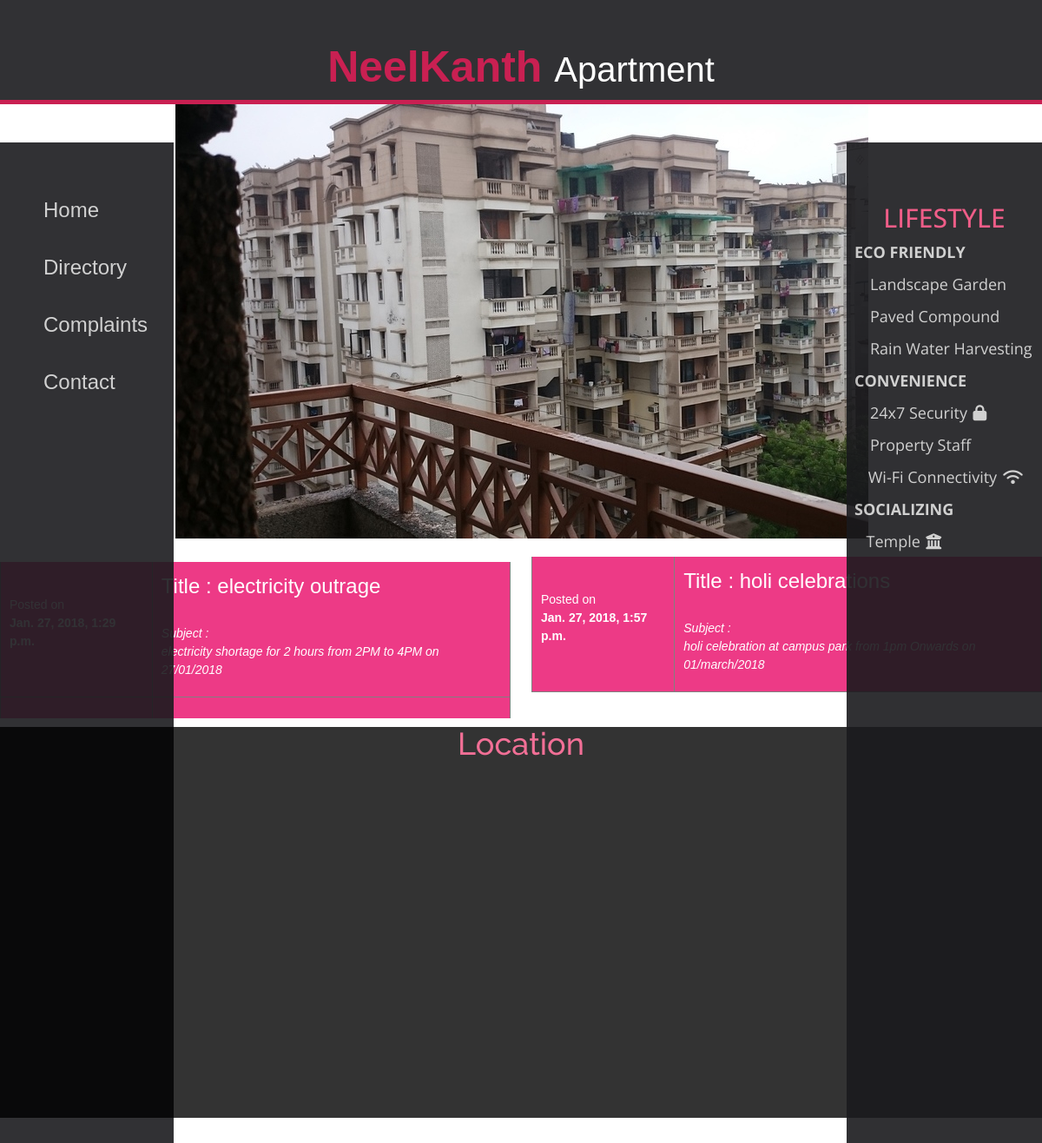
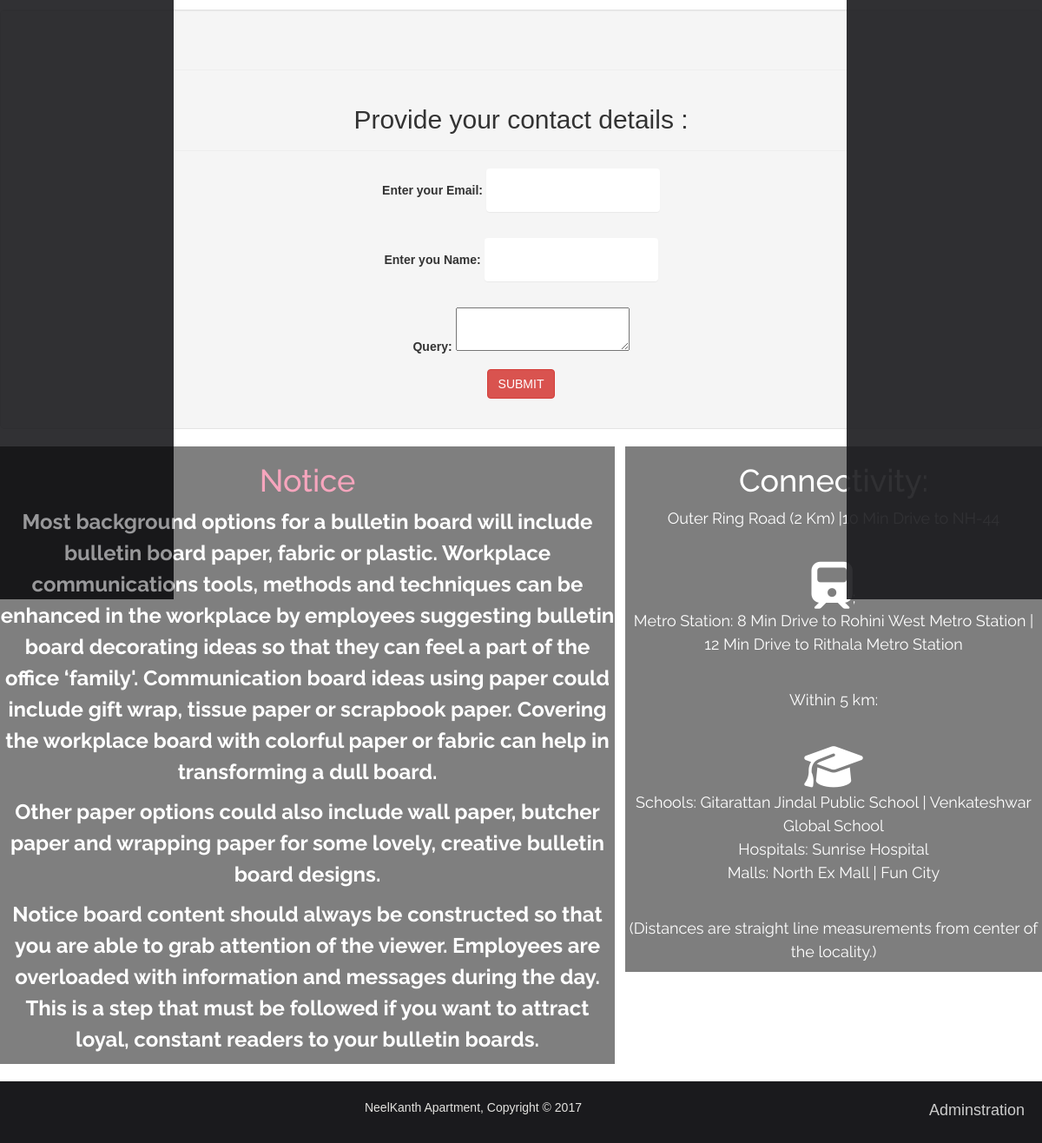
The page / on the database its author committed (2 pictures, top to bottom).
### management/models.py (models this page shows, shortened)
class notice(models.Model):
    notice_sub = models.CharField(max_length=50, null=False)
    date_created=models.DateTimeField(auto_now=True,blank=True,null=True)
    notice_details = models.CharField(max_length=300, null=False)
    author=models.ForeignKey(management,blank=True,null=True)
    def __unicode__(self):
        return '%s' % (self.notice_sub)

class event(models.Model):
    event_sub = models.CharField(max_length=50, null=False)
    date_created=models.DateTimeField(auto_now=True,blank=True,null=True)
    event_details = models.CharField(max_length=300, null=False)
    author=models.ForeignKey(management,blank=True,null=True)

### management/views.py (the view)
# urls.py: url(r'^$', views.index, name='index'),
def index(request):
    form=conform()
    form1=compform()
    no=notice.objects.order_by('-date_created')
    ev=event.objects.order_by('-date_created')
    print"notices",no
    if request.method=='POST':
            form=conform(request.POST)
            if form.is_valid():
                f=form.save(commit=False)
                print"email=-=",f
                email=(str)(f.email)
                f.save()
                print"form saved"
                to_email=[email]
                subject='NEELKANTH SOCIETY'
                message="Thank you...! We appreciate you for showing interest in Neelkanth Society .Will be in touch with you shortly."
                from_email=settings.EMAIL_HOST_USER
                send_mail(subject,
                          message,
                          from_email,
                          to_email,
                          fail_silently=False)
                print"mail sended"
                return render(request,'guestsuccess.html')
    else:
        form=conform()
        form1=compform()
    return render(request, "resihome.html",{'form1':form1,'form':form,'notice':no,'event':ev})

### management/forms.py (shortened to what this page needs)
class compform(forms.ModelForm):
    email=forms.CharField(widget=forms.EmailInput
                          (attrs={'class':'panel','length':'100'}),
                          label="Enter your Email",
                          max_length=80,
                          required=True)
    name=forms.CharField(widget=forms.TextInput
                             (attrs={'class':'panel','length':'100'}),
                             label="Enter you Name",
                             max_length=80,
                             required=True)
    flat_no=forms.CharField(widget=forms.TextInput
                             (attrs={'class':'panel','length':'100'}),
                             label="Enter your Flat Number",
                             required=True)
    class Meta:
        model=complaint
        fields=['email','name','flat_no','complaint_sub','complaint_details']

class conform(forms.ModelForm):
    umail="hello"
    email=forms.CharField(widget=forms.EmailInput
                          (attrs={'class':'panel','length':'100'}),
                          label="Enter your Email",
                          max_length=80,
                          required=True)
    name=forms.CharField(widget=forms.TextInput
                             (attrs={'class':'panel','length':'100'}),
                             label="Enter you Name",
                             max_length=80,
                             required=True)
    class Meta:
        model=contact
        fields=['email','name','query']

### management/templates/resihome.html (shortened to what this page needs)
<!DOCTYPE html>
<html lang="en">
<head>
      {% load staticfiles %}
<link rel ="stylesheet" href="{% static 'css/style.css' %}">
<link rel="stylesheet" href="{% static 'css/bootstrap.min.css' %}">
 <link rel="stylesheet" href="{% static 'css/font-awesome.min.css' %}">
  <link rel="stylesheet" href="{% static 'css/style.css' %}">
</head>
<body>
	<header>
      <div class="container" >
        <div id="branding">
          <h1><span class="highlight">NeelKanth </span> Apartment</h1>
        </div>
   <div id="side-menu" class="side-nav">
    <a href="/">Home</a>
    <a href="/man/dir/">Directory</a>
     <a href="/man/cont/">Complaints</a>
      <a href="#contact">Contact</a>
  </div>
  </div>
  </header>
   <section id="showcase">
      <div class="contain">
        <img class="mySlides" src="{% static 'image/1.gif' %}">
      </div>
      <div class= "remain">
      	<marquee direction=up> <h2 style="color: #ee4c7c;"><center>LIFESTYLE</center></h2>
               <li style="text-indent : 4%;"><strong> ECO FRIENDLY</strong></li>
                            <li style="text-indent : 12%;">Landscape Garden</li>
                            <li style="text-indent : 12%;">Paved Compound</li>
                            <li style="text-indent : 12%;">Rain Water Harvesting</li>
                <li style="text-indent : 4%;"> <strong>CONVENIENCE</strong></li>
                            <li style="text-indent : 12%;">24x7 Security <i class="fa fa-lock" aria-hidden="true"></i></li>
                            <li style="text-indent : 12%;">Property Staff</li>
                            <li style="text-indent : 11%;">Wi-Fi Connectivity <i class="fa fa-wifi" aria-hidden="true"></i></li>
                <li style="text-indent : 4%;"><strong> SOCIALIZING</strong></li>
                           <li style="text-indent : 10%;">Temple <i class="fa fa-university" aria-hidden="true"></i></li> </marquee>
      </div>
    </section>
    <section id="marque">
    	<marquee bgcolor=#222629> Event Detail notice </marquee>
    </section>
  <div id="contain" style="float: left; width: 49%">
  <table border="1" id="table_scroll">
  {% for i in notice %}
  <tr><td>Posted on<br> <b>{{ i.date_created }}</b></td>
  <td><h3>Title : {{i.notice_sub}}</h3><br><i>Subject : <p>{{i.notice_details}}</i></p>
  {% endfor %}
  </table>
</div>
<div id="contain1" style="float:right; width:49% ; margin-top: -16px;">
  <table border="1" id="table_scroll">
  {% for i in event %}
  <tr><td>Posted on<br> <b>{{ i.date_created }}</b></td>
  <td><h3>Title : {{i.event_sub}}</h3><br><i>Subject : <p>{{i.event_details}}</i></p>
  {% endfor %}
  </table>
</div>
    <section id="map">
    	<h1 style="color: #ee4c7c;"><center>Location<center></h1>
  <div id="googleMap" style="width:100%;height:400px;"></div>
    </section>
    <div class="title-bar" id="contact">
    <div class="well page-header text-center">
    <tr>
    <td class="col-lg-6">
    <div class="page-header text-center">
    </div>
    <form action="" name="my_form" method='POST'>
    <div class="form-group text-center">
    <center>{% include "contact.html" %}
    </div>
    </form>
    </td>
    </tr>
    </div>
    </div>
    <section class=left-col>
    	<h1 style="color: #ee4c7c;"> <center>Notice</center></h1>
    	<p>Most background options for a bulletin board will include bulletin board paper, fabric or plastic. Workplace communications tools, methods and techniques can be enhanced in the workplace by employees suggesting bulletin board decorating ideas so that they can feel a part of the office ‘family'. Communication board ideas using paper could include gift wrap, tissue paper or scrapbook paper. Covering the workplace board with colorful paper or fabric can help in transforming a dull board.</p>
<p>Other paper options could also include wall paper, butcher paper and wrapping paper for some lovely, creative bulletin board designs.</p>
<p>Notice board content should always be constructed so that you are able to grab attention of the viewer. Employees are overloaded with information and messages during the day. This is a step that must be followed if you want to attract loyal, constant readers to your bulletin boards.</p>
    	     </section>
    <section class="sidebar">
<h1>Connectivity: </h1>
<p>Outer Ring Road (2 Km) |10 Min Drive to NH-44</p><br>
<i class="fa fa-train fa-3x" aria-hidden="true"></i>;
<p>Metro Station: 8 Min Drive to Rohini West Metro Station | 12 Min Drive to Rithala Metro Station</p><br>
<p>Within 5 km: </p><br>
<i class="fa fa-graduation-cap fa-3x" aria-hidden="true"></i>
<p>Schools: Gitarattan Jindal Public School | Venkateshwar Global School<br>
Hospitals: Sunrise Hospital <br>
Malls: North Ex Mall | Fun City</p><br>
<p>(Distances are straight line measurements from center of the locality.)</p>
</section>
 <footer>
 	<a href="/col/home/">Adminstration</a>
      <p>NeelKanth Apartment, Copyright &copy; 2017</p>
  </footer>
</body>
</html>

### management/static/css/style.css (style rules this page uses)
body { margin:0; font-family:'Arial', 'serif'; background-color: #f4f4f4; overflow-x: hidden; background: url("https://www.cameyshop.com/wp-content/uploads/2017/01/Cute-Grey-Tilable-Pattern-For-Website-Background.jpg"); padding: 0; line-height: 1.5; }
header { opacity: 0.9; top:0; background: #1a1a1d; color: #ffffff; padding-top:30px; min-height: 70px; border-bottom: #c3073f 5px solid; }
header #branding { text-align:center; }
header .highlight { font-size: 50px; color:#c3073f; font-weight: bold; }
header h1 { font-size: 40px; }
.container { width: 100%; margin:0; overflow :hidden; }
.contain { width: 80%; margin:0; overflow :hidden; }
.side-nav { margin-top: 164px; width: 200px; height: 70%; position: absolute; z-index: 1; top:0; left:0; background-color: #1a1a1d; padding-top: 50px; }
.remain { font-family:'Open Sans'; opacity: 0.9; width: 225px; margin-top: 164px; float: right; height: 70%; position: absolute; z-index: 1; top:0; right: 0; background-color: #1a1a1d; overflow-x: hidden; padding-top: 50px; }
.side-nav a { padding: 10px 10px 20px 50px; text-decoration: none; font-size: 24px; color:#ccc; display: block; }
.remain li { text-decoration: none; padding-bottom: 10px; font-size: 18px; color:#ccc; display: block; }
#marque { font-size:18px; color:white; overflow:auto; margin:0px; width: 100%; }
#map { margin-top : 190px; opacity: 0.8; font-size: 24px; font-family: 'Raleway'; background-color: black; }
#showcase { overflow:auto; margin-left: 202px; }
form input , textarea { height: 50px; width: 200px; }
.left-col { color: white; width:59%; float:left; text-align:center; font-family: 'Raleway'; font-size:24px; background-color: black; opacity: .5; margin:auto; font-weight: bold; }
.sidebar { color: white; width: 40%; float:right; margin:0; text-align:center; font-family: 'Raleway'; font-size:18px; background-color: black; opacity: .5; }
footer { padding:20px; margin-top: 20px; text-align: center; color:#e3e2df; background-color: #1a1a1d; }
footer a { float:right; text-decoration: none; font-size: 18px; color:#ccc; display: block; }

### management/templates/resihome.html (style rules this page uses)
#contain { height: 180px; overflow-y: scroll; }
#contain1 { height: 180px; overflow-y: scroll; }
#table_scroll { width: 100%; margin-top: 100px; margin-bottom: 100px; border-collapse: collapse; }
#table_scroll tbody td { padding: 10px; background-color: #ed3a86; color: #fff; }

### rows shown on the page
notice: notice_sub "electricity outrage", notice_details "electricity shortage for 2 hours from 2PM to 4PM on 27/01/2018"
event: date_created "Jan. 27, 2018, 1:57 p.m.", event_sub "holi celebrations", event_details "holi celebration at campus park from 1pm Onwards on 01/march/2018"
